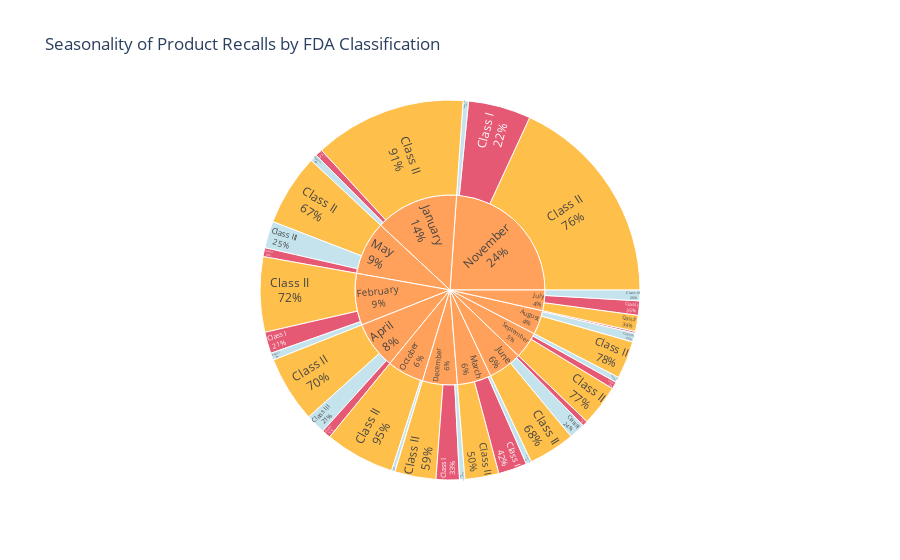

Write notebook code for a chart like this one.
### Code cell
import plotly.express as px
import pandas as pd

# Ensure datetime
df['Recall Initiation Date'] = pd.to_datetime(df['Recall Initiation Date'])
df['Month'] = df['Recall Initiation Date'].dt.strftime('%B')

# Order months
month_order = [
    'January', 'February', 'March', 'April', 'May', 'June',
    'July', 'August', 'September', 'October', 'November', 'December'
]
df['Month'] = pd.Categorical(df['Month'], categories=month_order, ordered=True)

# Group by Month and Classification
seasonal_group = df.groupby(['Month', 'Classification']).size().reset_index(name='Count')
seasonal_group = seasonal_group[seasonal_group['Count'] > 0].dropna()

# Plot Sunburst (only Count, no Percentage)
fig = px.sunburst(
    seasonal_group,
    path=['Month', 'Classification'],
    values='Count',
    color='Classification',
    color_discrete_map={
        'Class I': 'crimson',
        'Class II': 'orange',
        'Class III': 'lightblue'
    },
    hover_data={'Count': True},
    title='Seasonality of Product Recalls by FDA Classification'
)

fig.update_traces(
    insidetextorientation='radial',
    textinfo='label+percent parent'  
)



fig.show()

### Figure 1 — Plotly figure (JSON) as saved in the notebook; plotly's stock layout.template omitted (floating-point values rounded to 4 significant figures)
{"data": [{"branchvalues": "total", "customdata": [[4, "Class I"], [39, "Class II"], [9, "Class II"], [37, "Class II"], [4, "Class III"], [9, "Class III"], [0, null], [85, "Class II"], [8, "Class I"], [3, "Class III"], [5, "Class I"], [6, "Class III"], [119, "Class II"], [12, "Class I"], [11, "Class III"], [21, "Class II"], [2, "Class III"], [40, "Class II"], [42, "Class II"], [5, "Class I"], [35, "Class I"], [1, "Class I"], [4, "Class III"], [15, "Class III"], [5, "Class III"], [3, "Class III"], [26, "Class II"], [23, "Class II"], [19, "Class II"], [13, "Class I"], [4, "Class I"], [3, "Class I"], [16, "Class I"], [23, "Class II"], [3, "Class III"], [3, "Class III"], [93, "(?)"], [58, "(?)"], [38, "(?)"], [53, "(?)"], [60, "(?)"], [38, "(?)"], [23, "(?)"], [27, "(?)"], [30, "(?)"], [41, "(?)"], [157, "(?)"], [39, "(?)"]], "domain": {"x": [0, 1], "y": [0, 1]}, "hovertemplate": "labels=%{label}<br>Count=%{customdata[0]}<br>parent=%{parent}<br>id=%{id}<br>Classification=%{customdata[1]}<extra></extra>", "ids": ["January/Class I", "October/Class II", "July/Class II", "April/Class II", "January/Class III", "June/Class III", "October/Class I", "January/Class II", "July/Class I", "September/Class III", "April/Class I", "July/Class III", "November/Class II", "February/Class I", "April/Class III", "August/Class II", "October/Class III", "May/Class II", "February/Class II", "May/Class I", "November/Class I", "August/Class I", "February/Class III", "May/Class III", "August/Class III", "March/Class III", "June/Class II", "September/Class II", "March/Class II", "December/Class I", "September/Class I", "June/Class I", "March/Class I", "December/Class II", "November/Class III", "December/Class III", "January", "February", "March", "April", "May", "June", "July", "August", "September", "October", "November", "December"], "insidetextorientation": "radial", "labels": ["Class I", "Class II", "Class II", "Class II", "Class III", "Class III", "Class I", "Class II", "Class I", "Class III", "Class I", "Class III", "Class II", "Class I", "Class III", "Class II", "Class III", "Class II", "Class II", "Class I", "Class I", "Class I", "Class III", "Class III", "Class III", "Class III", "Class II", "Class II", "Class II", "Class I", "Class I", "Class I", "Class I", "Class II", "Class III", "Class III", "January", "February", "March", "April", "May", "June", "July", "August", "September", "October", "November", "December"], "marker": {"colors": ["crimson", "orange", "orange", "orange", "lightblue", "lightblue", "#ab63fa", "orange", "crimson", "lightblue", "crimson", "lightblue", "orange", "crimson", "lightblue", "orange", "lightblue", "orange", "orange", "crimson", "crimson", "crimson", "lightblue", "lightblue", "lightblue", "lightblue", "orange", "orange", "orange", "crimson", "crimson", "crimson", "crimson", "orange", "lightblue", "lightblue", "#FFA15A", "#FFA15A", "#FFA15A", "#FFA15A", "#FFA15A", "#FFA15A", "#FFA15A", "#FFA15A", "#FFA15A", "#FFA15A", "#FFA15A", "#FFA15A"]}, "name": "", "parents": ["January", "October", "July", "April", "January", "June", "October", "January", "July", "September", "April", "July", "November", "February", "April", "August", "October", "May", "February", "May", "November", "August", "February", "May", "August", "March", "June", "September", "March", "December", "September", "June", "March", "December", "November", "December", "", "", "", "", "", "", "", "", "", "", "", ""], "textinfo": "label+percent parent", "type": "sunburst", "values": [4, 39, 9, 37, 4, 9, 0, 85, 8, 3, 5, 6, 119, 12, 11, 21, 2, 40, 42, 5, 35, 1, 4, 15, 5, 3, 26, 23, 19, 13, 4, 3, 16, 23, 3, 3, 93, 58, 38, 53, 60, 38, 23, 27, 30, 41, 157, 39]}], "layout": {"legend": {"tracegroupgap": 0}, "title": {"text": "Seasonality of Product Recalls by FDA Classification"}}}
